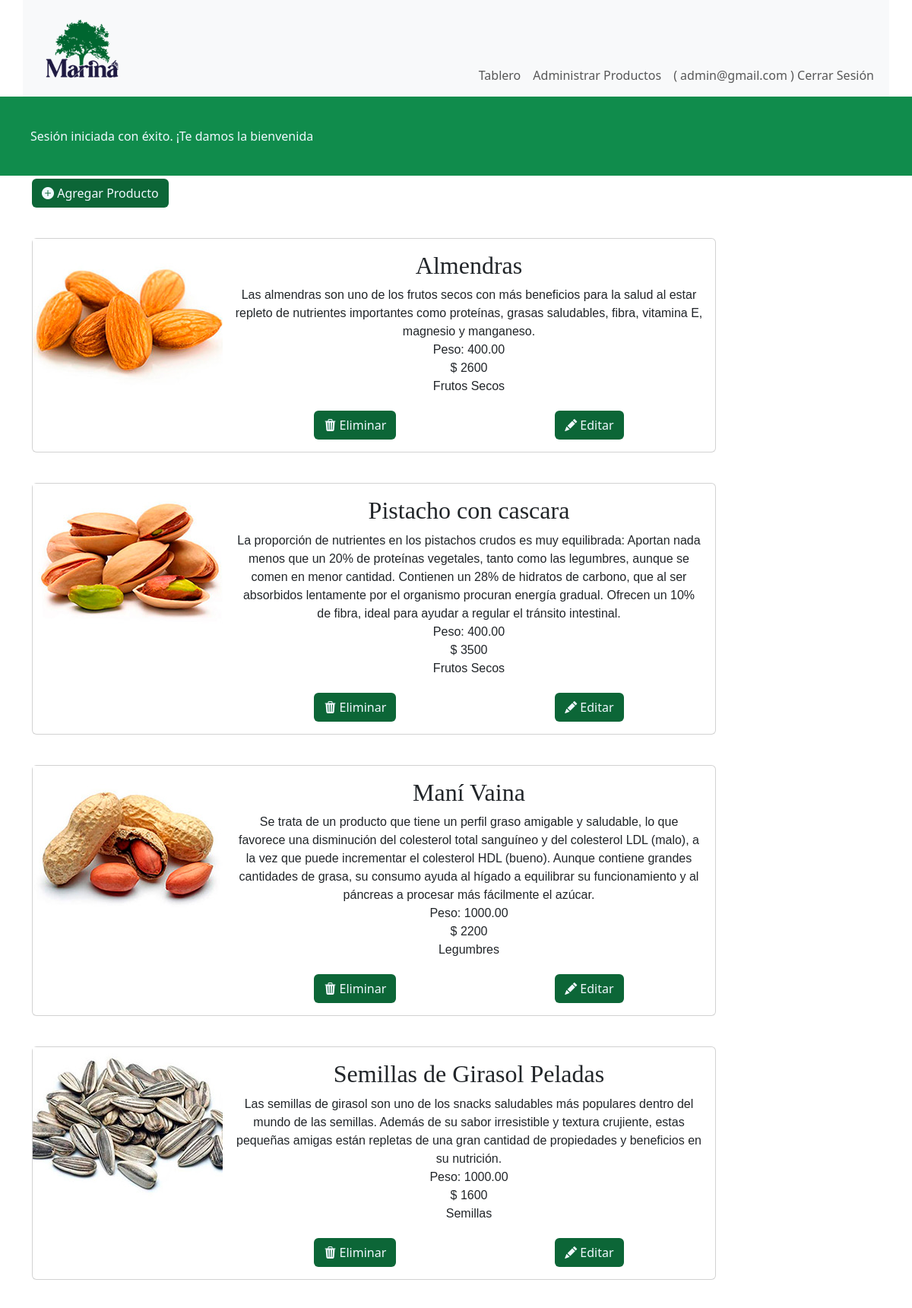
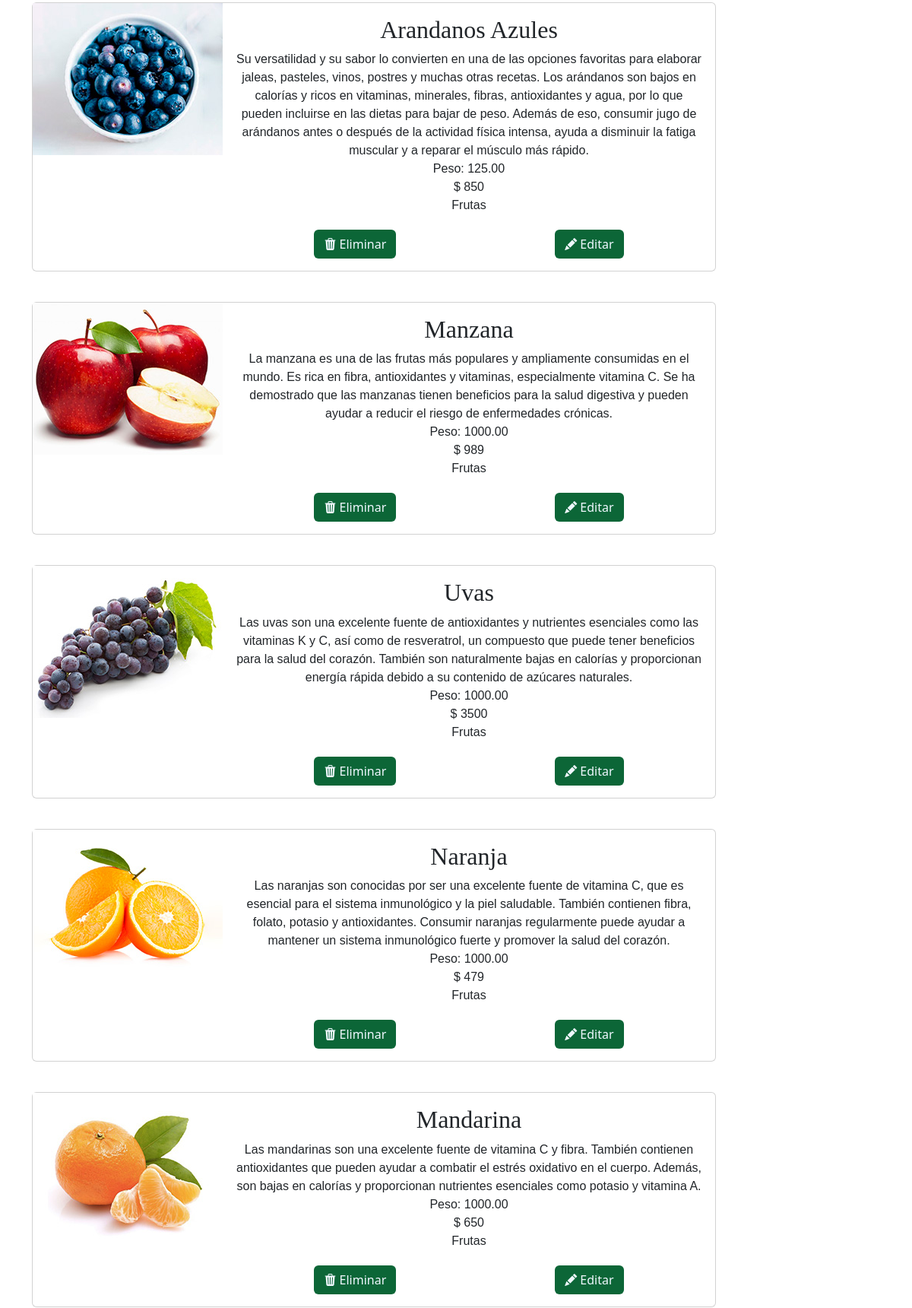
/sitio/admin/index.php?section=store (signed in, upper part), run on the app's committed database (2 pictures, top to bottom).
### tables this page shows
CREATE TABLE `users` (
  `user_id` int(10) UNSIGNED NOT NULL,
  `role_fk` tinyint(3) UNSIGNED NOT NULL,
  `email` varchar(255) NOT NULL,
  `password` varchar(255) NOT NULL,
  `name` varchar(60) NOT NULL,
  `lastname` varchar(60) NOT NULL
);

CREATE TABLE `categories` (
  `category_id` tinyint(3) UNSIGNED NOT NULL,
  `category` varchar(45) NOT NULL
);

CREATE TABLE `products` (
  `product_id` int(10) UNSIGNED NOT NULL,
  `category_fk` tinyint(3) UNSIGNED NOT NULL,
  `user_fk` int(10) UNSIGNED NOT NULL,
  `name_product` varchar(200) DEFAULT NULL,
  `price` decimal(10,2) DEFAULT NULL,
  `weight` decimal(10,2) DEFAULT NULL,
  `detail_product` text DEFAULT NULL,
  `img` varchar(255) DEFAULT NULL,
  `img_description` varchar(255) DEFAULT NULL,
  `stock` int(11) DEFAULT NULL
);

### sitio/bootstrap/autoload.php (called while the page is built, shortened)
<?php
spl_autoload_register(function(string $className) {
    $className = substr($className, 4);
    $classFile = $className . '.php';
    $classPath = __DIR__ . '/../classes/' . $classFile;
});

### sitio/classes/Authentication/Authentication.php (called while the page is built, shortened)
<?php
class Authentication
{
    protected ?User $user = null;
    public function isAuthenticated(): bool
    {
        return isset($_SESSION['user_id']);
    }
    public function getId(): ?int
    {
        return $this->isAuthenticated() ? $_SESSION['user_id'] : null;
    }
    public function getUser(): ?User
    {
        if(!$this -> user){
            $this -> user = (new User()) -> byId($this -> getId());
        }
        return $this -> user;
    }
}

### sitio/classes/Models/User.php (called while the page is built, shortened)
<?php
class User
{
    protected int $role_fk;
    protected string $email;
    public function byId(string $id): ?self
    {
        $db = DBConexion::getDB();
        $query = "SELECT * FROM users
        WHERE user_id = ?";
        $stmt = $db->prepare($query);
        $stmt->execute([$id]);
        $stmt->setFetchMode(PDO::FETCH_CLASS, self::class);
        $user = $stmt->fetch();
        return $user;
    }
    public function isAdmin(): bool
    {
        return $this->role_fk === 1;
    }
    public function getEmail()
    {
        return $this->email;
    }
}

### sitio/classes/Models/Product.php (called while the page is built, shortened)
<?php
class Product{
    protected int $product_id = 0;
    protected string $name_product = "";
    protected int $price = 0;
    protected string $weight = "";
    protected string $detail_product = "";
    protected ?string $img = "";
    protected ?string $img_description = "";
    protected Category $category;
    public function allProducts(): array
    {
        $db = DBConexion::getDB();
        $query = "SELECT * FROM products p
                INNER JOIN categories c
                ON c.category_id = p.category_fk
                ORDER BY p.product_id";
        $stmt = $db -> prepare($query);
        $stmt -> execute();
        $stmt -> setFetchMode(PDO::FETCH_CLASS, DataRowProduct::class);
        return array_map(function(DataRowProduct $registro){
            return $registro->getProduct();
        }, $stmt->fetchAll());
    }
    public function getId_product()
    {
        return $this->product_id;
    }
    public function setId_product($product_id)
    {
        $this->product_id = $product_id;
        return $this;
    }
    public function getName_product()
    {
        return $this->name_product;
    }
    public function setName_product($name_product)
    {
        $this->name_product = $name_product;
        return $this;
    }
    public function getPrice()
    {
        return $this->price;
    }
    public function setPrice($price)
    {
        $this->price = $price;
        return $this;
    }
    public function getWeight()
    {
        return $this->weight;
    }
    public function setWeight($weight)
    {
        $this->weight = $weight;
        return $this;
    }
    public function getDetail_product()
    {
        return $this->detail_product;
    }
    public function setDetail_product($detail_product)
    {
        $this->detail_product = $detail_product;
        return $this;
    }
    public function getImg()
    {
        return $this->img;
    }
    public function setImg($img)
    {
        $this->img = $img;
        return $this;
    }
    public function getImg_description()
    {
        return $this->img_description;
    }
    public function setImg_description($img_description)
    {
        $this->img_description = $img_description;
        return $this;
    }
    public function setUser_fk($user_fk)
    {
        return $this;
    }
    public function setCategory_fk($category_fk)
    {
        return $this;
    }
    public function getCategory()
    {
        return $this->category;
    }
    public function setCategory($category)
    {
        $this->category = $category;
        return $this;
    }
}

### sitio/classes/DataTransfer/DataRowProduct.php (called while the page is built, shortened)
<?php
class DataRowProduct
{
    protected int $product_id;
    protected int $user_fk ;
    protected int $category_fk;
    protected string $name_product;
    protected int $price;
    protected string $weight;
    protected string $detail_product;
    protected ?string $img;
    protected ?string $img_description;
    protected ?string $stock;
    protected ?string $category_id = null;
    protected ?string $category = null;
    public function getProduct(): Product
    {
        $product = new Product();
        $product->loadArrayData(
            [
            'product_id'            => $this->product_id,
            'category_fk'           => $this->category_fk,
            'user_fk'               => $this->user_fk,
            'name_product'          => $this->name_product,
            'price'                 => $this->price,
            'weight'                => $this->weight,
            'detail_product'        => $this->detail_product,
            'img'                   => $this->img,
            'img_description'       => $this->img_description,
            'stock'                 => $this->stock,]);
        $ctgry = new Category();
        $ctgry->loadArrayData([
            'category_id'                 => $this->category_id,
            'category'                 => $this->category,
        ]);
        $product->setCategory($ctgry);
        return $product;
    }
}

### sitio/classes/Models/Category.php (called while the page is built, shortened)
<?php
class Category{
    protected string $category;
    public function getCategory()
    {
        return $this->category;
    }
    public function setCategory($category)
    {
        $this->category = $category;
        return $this;
    }
    public function setCategory_id($category_id)
    {
        return $this;
    }
}

### sitio/admin/vistas/store.php (the view, shortened to what this page needs)
<?php
$product = new Product();
$products = $product->allProducts();
?>
<main>
    <div class="container">
        <div>
            <a class="btn color-btn size-btn mt-1" href="index.php?section=new-product"> <i class="bi bi-plus-circle-fill"></i> Agregar Producto</a>
        </div>
        <ul class="d-flex flex-column justify-content-center">
            <?php foreach ($products as $product) : ?>
                <li class="product-list">
                    <div class="card flex-row">
                        <img src="<?= "../images/products/" . $product->getImg(); ?>" class="img-list" alt="<?= $product->getImg_description(); ?>" srcset="">
                        <div class="card-body">
                            <h2 class="text-center h"><?= $product->getName_product(); ?></h2>
                            <ul class="text-center p">
                                <li><?= $product->getDetail_product(); ?></li>
                                <li>Peso: <?= $product->getWeight(); ?></li>
                                <li>$ <?= $product->getPrice(); ?></li>
                                <li><?= $product->getCategory()->getCategory(); ?></li>
                            </ul>
                            <div class="d-flex justify-content-around mt-3 cont-btn">
                                <a href="index.php?section=delete-product-view&id=<?= $product->getId_product(); ?>" class="btn color-btn size-btn mt-1"> <i class="bi bi-trash3-fill"></i> Eliminar</a>
                                <a href="index.php?section=edit-product-view&id=<?= $product->getId_product(); ?>" class="btn color-btn size-btn mt-1"> <i class="bi bi-pencil-fill"></i> Editar</a>
                            </div>
                        </div>
                    </div>
                </li>
            <?php
            endforeach;
            ?>
        </ul>
    </div>
</main>

### sitio/admin/index.php (shortened to what this page needs)
<?php
$ruta = $_GET['section'] ?? 'home';
$whiteList = [
    'home' => [
        'title' => 'Tablero Principal',
        'requiresAuthentication' => 'true'
    ],
    'new-product' => [
        'title' => 'Crear producto',
        'requiresAuthentication' => 'true'
    ],
    'store' => [
        'title' => 'Administración de Productos',
        'requiresAuthentication' => 'true'
    ],
    'delete-product-view' => [
        'title' => 'Eliminar Producto',
        'requiresAuthentication' => 'true'
    ],
    'edit-product-view' => [
        'title' => 'Editar Producto',
        'requiresAuthentication' => 'true'
    ],
    'login-view' => ['title' => 'Ingresar al Panel de Administración'],
    '404' => [
        'title' => 'Página no encontrada',
        'requiresAuthentication' => 'true'
    ],
];
$rutaConfig = $whiteList[$ruta];
$authentication = new Authentication();
$requiresAuthentication = $rutaConfig['requiresAuthentication'] ?? false;
if (
    $requiresAuthentication &&
    (
        !$authentication->isAuthenticated() ||
        !$authentication->getUser()->isAdmin()
    )
) {
    $_SESSION['failMessage'] = "Para acceder a esta sección se requiere iniciar sesión como Administrador.";
    header("Location: index.php?section=login-view");
    exit;
}
$paginaActual = $rutaConfig['title'];
function activeNavBar($nombre, $paginaActual)
{
    return ($paginaActual == $nombre) ? 'active' : '';
}
?>
<!DOCTYPE html>
<html lang="es">
<head>
    <link href="https://cdn.jsdelivr.net/npm/bootstrap@5.3.2/dist/css/bootstrap.min.css" rel="stylesheet">
    <link rel="stylesheet" href="../styles/styles.css">
    <link rel="stylesheet" href="https://cdn.jsdelivr.net/npm/bootstrap-icons@1.11.1/font/bootstrap-icons.css">
</head>
<body>
    <header>
        <nav class="navbar navbar-expand-lg bg-body-tertiary container">
            <div class="container-fluid align-items-end">
                <a class="navbar-brand <?php echo activeNavBar('Página Principal', $paginaActual) ?>" href="index.php?section=home">
                    <img src="../images/logo.png" alt="Logotipo de la tienda Marina" class="d-inline-block align-text-top logo mx-3">
                </a>
                <div class="collapse navbar-collapse justify-content-end" id="navbarNav">
                    <?php
                    if ($authentication->isAuthenticated() && $authentication ->getUser()->isAdmin()) :
                    ?>
                        <ul class="navbar-nav">
                            <li class="nav-item">
                                <a class="nav-link <?php echo activeNavBar('Página Principal', $paginaActual) ?>" aria-current="page" href="index.php?section=home">Tablero</a>
                            </li>
                            <li class="nav-item ">
                                <a class="nav-link <?php echo activeNavBar('Tienda',  $paginaActual) ?>" href="index.php?section=store">Administrar Productos</a>
                            </li>
                            <li>
                                <form action="acciones/log-out.php" method="post">
                                    <button type="submit" class="nav-link">(
                                        <?= $authentication->getUser()->getEmail(); ?> ) Cerrar Sesión</button>
                                </form>
                            </li>
                        </ul>
                    <?php
                    endif;
                    ?>
                </div>
            </div>
        </nav>
    </header>
    <div>
        <?php
        if (isset($_SESSION['successMessage'])) : ?>
            <div class="msg-success"><?= $_SESSION['successMessage']; ?></div>
        <?php
        endif;
        ?>
    </div>
    <?php
    require __DIR__ . '/vistas/' . $ruta . '.php';
    ?>
</body>
</html>

### sitio/styles/styles.css (style rules this page uses)
.h { font-family: 'Playfair Display', serif; }
.p { font-family: 'Noto Sans KR', sans-serif; }
ul { list-style-type: none; padding-left: 0%; }
.color-btn { background-color: #0c6637; color: aliceblue; transition: transform 0.3s; }
.msg-success { background-color: #108c4c; padding: 5vh; color: aliceblue; }
@media only screen and (min-width: 1025px) { .logo { height: 100px; } }
@media only screen and (min-width: 1025px) { .product-list { width:75vw; margin-top: 5vh; } }
@media only screen and (min-width: 1025px) { .img-list { width: auto; height: 100%; } }

### data on the page
users: email "admin@gmail.com"
categories: category "Frutos Secos"
products: img (picture), name_product "Pistacho con cascara", detail_product "La proporción de nutrientes en los pistachos crudos es muy equilibrada: Aportan nada menos que un 20% de proteínas vegetales, tanto como las legumbres, aunque se comen en menor cantidad. Contienen un 28% de hidratos de carbono, que al ser absorbidos lentamente por el organismo procuran energía gradual. Ofrecen un 10% de fibra, ideal para ayudar a regular el tránsito intestinal.", weight "400.00", price "3500", category_fk.category "Frutos Secos"
products: img (picture), name_product "Maní Vaina", detail_product "Se trata de un producto que tiene un perfil graso amigable y saludable, lo que favorece una disminución del colesterol total sanguíneo y del colesterol LDL (malo), a la vez que puede incrementar el colesterol HDL (bueno). Aunque contiene grandes cantidades de grasa, su consumo ayuda al hígado a equilibrar su funcionamiento y al páncreas a procesar más fácilmente el azúcar.", weight "1000.00", price "2200", category_fk.category "Legumbres"
products: img (picture), name_product "Semillas de Girasol Peladas", detail_product "Las semillas de girasol son uno de los snacks saludables más populares dentro del mundo de las semillas. Además de su sabor irresistible y textura crujiente, estas pequeñas amigas están repletas de una gran cantidad de propiedades y beneficios en su nutrición.", weight "1000.00", price "1600", category_fk.category "Semillas"
products: img (picture), name_product "Arandanos Azules", detail_product "Su versatilidad y su sabor lo convierten en una de las opciones favoritas para elaborar jaleas, pasteles, vinos, postres y muchas otras recetas. Los arándanos son bajos en calorías y ricos en vitaminas, minerales, fibras, antioxidantes y agua, por lo que pueden incluirse en las dietas para bajar de peso. Además de eso, consumir jugo de arándanos antes o después de la actividad física intensa, ayuda a disminuir la fatiga muscular y a reparar el músculo más rápido.", weight "125.00", price "850", category_fk.category "Frutas"
products: img (picture), name_product "Manzana", detail_product "La manzana es una de las frutas más populares y ampliamente consumidas en el mundo. Es rica en fibra, antioxidantes y vitaminas, especialmente vitamina C. Se ha demostrado que las manzanas tienen beneficios para la salud digestiva y pueden ayudar a reducir el riesgo de enfermedades crónicas.", weight "1000.00", price "989", category_fk.category "Frutas"
products: img (picture), name_product "Uvas", detail_product "Las uvas son una excelente fuente de antioxidantes y nutrientes esenciales como las vitaminas K y C, así como de resveratrol, un compuesto que puede tener beneficios para la salud del corazón. También son naturalmente bajas en calorías y proporcionan energía rápida debido a su contenido de azúcares naturales.", weight "1000.00", price "3500", category_fk.category "Frutas"
products: img (picture), name_product "Naranja", detail_product "Las naranjas son conocidas por ser una excelente fuente de vitamina C, que es esencial para el sistema inmunológico y la piel saludable. También contienen fibra, folato, potasio y antioxidantes. Consumir naranjas regularmente puede ayudar a mantener un sistema inmunológico fuerte y promover la salud del corazón.", weight "1000.00", price "479", category_fk.category "Frutas"
products: img (picture), name_product "Mandarina", detail_product "Las mandarinas son una excelente fuente de vitamina C y fibra. También contienen antioxidantes que pueden ayudar a combatir el estrés oxidativo en el cuerpo. Además, son bajas en calorías y proporcionan nutrientes esenciales como potasio y vitamina A.", weight "1000.00", price "650", category_fk.category "Frutas"

### other printed values
$_SESSION['successMessage'] "Sesión iniciada con éxito. ¡Te damos la bienvenida"
$product->getName_product() "Almendras"
$product->getDetail_product() "Las almendras son uno de los frutos secos con más beneficios para la salud al estar repleto de nutrientes importantes como proteínas, grasas saludables, fibra, vitamina E, magnesio y manganeso."
$product->getWeight() "400.00"
$product->getPrice() "2600"
